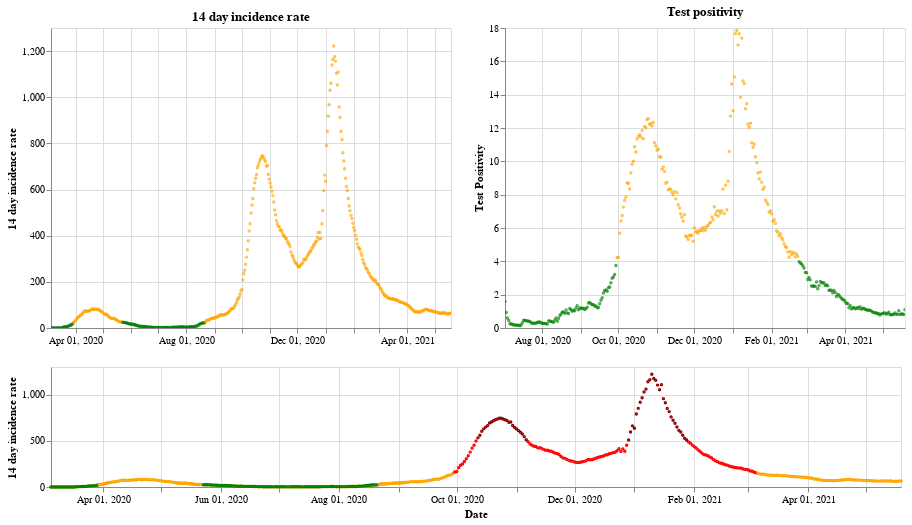

The code cell stored with this chart in its notebook:
### Markdown cell above
## Northern Ireland

### Code cell
plot_traffic_light('Northern Ireland')

### Figure 1 — Vega-Lite specification as saved in the notebook (floating-point values rounded to 4 significant figures; data arrays with more than 128 entries replaced by an {"elided": "..."} marker saying what was removed)
{"config": {"view": {"continuousWidth": 400, "continuousHeight": 300}}, "vconcat": [{"hconcat": [{"mark": {"type": "point", "size": 2}, "encoding": {"color": {"condition": {"value": "green", "test": "(datum.twoWeeklyCasesRate <= 25)"}, "value": "orange"}, "tooltip": [{"type": "nominal", "field": "areaName"}, {"type": "temporal", "field": "date"}, {"type": "quantitative", "field": "twoWeeklyCasesRate"}, {"type": "quantitative", "field": "testPositivity"}], "x": {"type": "temporal", "axis": {"title": ""}, "field": "date", "scale": {"domain": {"selection": "DateBrush"}}, "timeUnit": "yearmonthdate"}, "y": {"type": "quantitative", "axis": {"title": "14 day incidence rate"}, "field": "twoWeeklyCasesRate"}}, "title": "14 day incidence rate", "width": 400}, {"mark": {"type": "point", "size": 2}, "encoding": {"color": {"condition": {"value": "green", "test": "(datum.testPositivity <= 4)"}, "value": "orange"}, "tooltip": [{"type": "nominal", "field": "areaName"}, {"type": "temporal", "field": "date"}, {"type": "quantitative", "field": "twoWeeklyCasesRate"}, {"type": "quantitative", "field": "testPositivity"}], "x": {"type": "temporal", "axis": {"title": ""}, "field": "date", "scale": {"domain": {"selection": "DateBrush"}}, "timeUnit": "yearmonthdate"}, "y": {"type": "quantitative", "axis": {"title": "Test Positivity"}, "field": "testPositivity"}}, "title": "Test positivity", "width": 400}]}, {"layer": [{"mark": {"type": "point", "size": 2}, "encoding": {"color": {"condition": {"value": "orange", "test": "((50 && datum.twoWeeklyCasesRate) < 150)"}, "value": "red"}, "opacity": {"condition": {"value": 1, "test": "((50 && datum.twoWeeklyCasesRate) < 500)"}, "value": 0}, "tooltip": [{"type": "nominal", "field": "areaName"}, {"type": "temporal", "field": "date"}, {"type": "quantitative", "field": "twoWeeklyCasesRate"}, {"type": "quantitative", "field": "testPositivity"}], "x": {"type": "temporal", "axis": {"title": "Date"}, "field": "date", "timeUnit": "yearmonthdate"}, "y": {"type": "quantitative", "axis": {"title": "14 day incidence rate"}, "field": "twoWeeklyCasesRate"}}, "selection": {"DateBrush": {"type": "interval", "encodings": ["x"], "fields": ["Time"]}}, "width": 850}, {"mark": {"type": "point", "size": 2}, "encoding": {"color": {"value": "darkred"}, "opacity": {"condition": {"value": 1, "test": "(datum.twoWeeklyCasesRate >= 500)"}, "value": 0}, "tooltip": [{"type": "nominal", "field": "areaName"}, {"type": "temporal", "field": "date"}, {"type": "quantitative", "field": "twoWeeklyCasesRate"}, {"type": "quantitative", "field": "testPositivity"}], "x": {"type": "temporal", "axis": {"title": "Date"}, "field": "date", "timeUnit": "yearmonthdate"}, "y": {"type": "quantitative", "axis": {"title": "14 day incidence rate"}, "field": "twoWeeklyCasesRate"}}, "width": 400}, {"mark": {"type": "point", "size": 2}, "encoding": {"color": {"condition": {"value": "green", "test": "((4 && datum.twoWeeklyCasesRate) < 25)"}, "value": "orange"}, "opacity": {"condition": {"value": 1, "test": "(datum.twoWeeklyCasesRate < 50)"}, "value": 0}, "tooltip": [{"type": "nominal", "field": "areaName"}, {"type": "temporal", "field": "date"}, {"type": "quantitative", "field": "twoWeeklyCasesRate"}, {"type": "quantitative", "field": "testPositivity"}], "x": {"type": "temporal", "axis": {"title": "Date"}, "field": "date", "timeUnit": "yearmonthdate"}, "y": {"type": "quantitative", "axis": {"title": "14 day incidence rate"}, "field": "twoWeeklyCasesRate"}}, "width": 400}], "height": 120, "width": 800}], "data": {"name": "data-7db65d06ec33f44784b396583fd76cfb"}, "$schema": "https://vega.github.io/schema/vega-lite/v4.8.1.json", "datasets": {"data-7db65d06ec33f44784b396583fd76cfb": {"elided": "441 records"}}}
